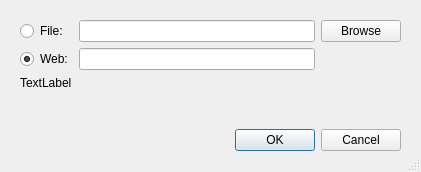
<?xml version="1.0" encoding="UTF-8"?>
<ui version="4.0">
 <class>ImportSIDialog</class>
 <widget class="QDialog" name="ImportSIDialog">
  <property name="geometry">
   <rect>
    <x>0</x>
    <y>0</y>
    <width>421</width>
    <height>172</height>
   </rect>
  </property>
  <property name="sizePolicy">
   <sizepolicy hsizetype="Expanding" vsizetype="Expanding">
    <horstretch>10</horstretch>
    <verstretch>0</verstretch>
   </sizepolicy>
  </property>
  <property name="windowTitle">
   <string>Load SI data</string>
  </property>
  <property name="sizeGripEnabled">
   <bool>true</bool>
  </property>
  <widget class="QWidget" name="">
   <property name="geometry">
    <rect>
     <x>20</x>
     <y>20</y>
     <width>381</width>
     <height>131</height>
    </rect>
   </property>
   <layout class="QVBoxLayout" name="verticalLayout">
    <property name="sizeConstraint">
     <enum>QLayout::SetMinimumSize</enum>
    </property>
    <property name="rightMargin">
     <number>0</number>
    </property>
    <item>
     <layout class="QGridLayout" name="gridLayout">
      <item row="0" column="0">
       <widget class="QRadioButton" name="radioButtonFile">
        <property name="text">
         <string>File:</string>
        </property>
       </widget>
      </item>
      <item row="0" column="1">
       <widget class="QLineEdit" name="fileEdit"/>
      </item>
      <item row="0" column="2">
       <widget class="QPushButton" name="browseButton">
        <property name="text">
         <string>Browse</string>
        </property>
       </widget>
      </item>
      <item row="1" column="0">
       <widget class="QRadioButton" name="radioButtonWeb">
        <property name="text">
         <string>Web:</string>
        </property>
        <property name="checked">
         <bool>true</bool>
        </property>
       </widget>
      </item>
      <item row="1" column="1">
       <widget class="QLineEdit" name="webEdit"/>
      </item>
     </layout>
    </item>
    <item>
     <widget class="QLabel" name="label">
      <property name="text">
       <string>TextLabel</string>
      </property>
     </widget>
    </item>
    <item>
     <spacer name="verticalSpacer">
      <property name="orientation">
       <enum>Qt::Vertical</enum>
      </property>
      <property name="sizeHint" stdset="0">
       <size>
        <width>20</width>
        <height>40</height>
       </size>
      </property>
     </spacer>
    </item>
    <item>
     <widget class="QDialogButtonBox" name="buttonBox">
      <property name="orientation">
       <enum>Qt::Horizontal</enum>
      </property>
      <property name="standardButtons">
       <set>QDialogButtonBox::Cancel|QDialogButtonBox::Ok</set>
      </property>
     </widget>
    </item>
   </layout>
  </widget>
 </widget>
 <resources/>
 <connections>
  <connection>
   <sender>buttonBox</sender>
   <signal>accepted()</signal>
   <receiver>ImportSIDialog</receiver>
   <slot>accept()</slot>
   <hints>
    <hint type="sourcelabel">
     <x>248</x>
     <y>254</y>
    </hint>
    <hint type="destinationlabel">
     <x>157</x>
     <y>274</y>
    </hint>
   </hints>
  </connection>
  <connection>
   <sender>buttonBox</sender>
   <signal>rejected()</signal>
   <receiver>ImportSIDialog</receiver>
   <slot>reject()</slot>
   <hints>
    <hint type="sourcelabel">
     <x>316</x>
     <y>260</y>
    </hint>
    <hint type="destinationlabel">
     <x>286</x>
     <y>274</y>
    </hint>
   </hints>
  </connection>
 </connections>
</ui>
